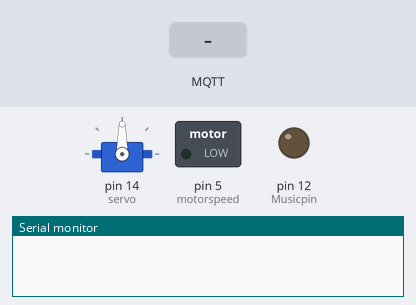
A sketch run on a simulated Arduino Uno, built with avr-gcc and run on an emulated ATmega328P. On the bench: servo, switched loads named in the sketch (green lamp = pin HIGH), output pins drawn as LEDs (lit = HIGH), the last lines printed to the serial monitor. Inputs (shaded band) come from the test bench. No MQTT or app messages arrive unless stated; pins used as bus, display or sensor lines are not drawn.

Above: at 2.3 s.
2.4 s: MQTT message "5" arrives on the first subscribed topic
At 3.3 s:
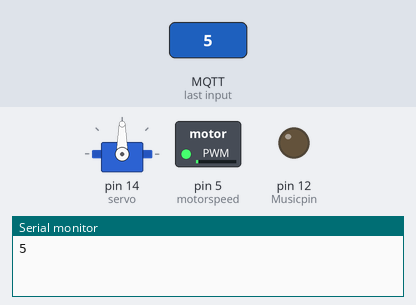
3.9 s: MQTT message "200" arrives on the second subscribed topic
At 4.4 s:
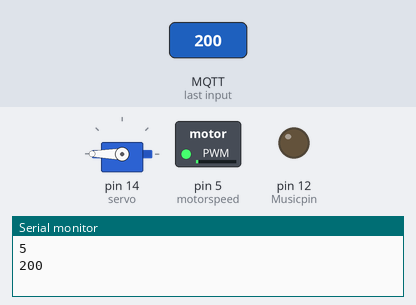
5.4 s: MQTT message "1" arrives on the second subscribed topic
At 6.6 s:
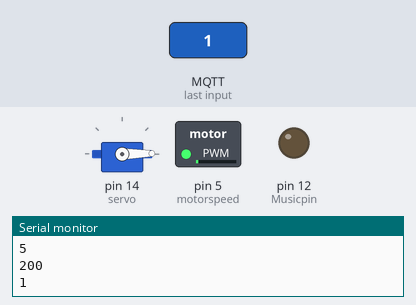
6.9 s: MQTT message "90" arrives on the third subscribed topic
At 7.9 s:
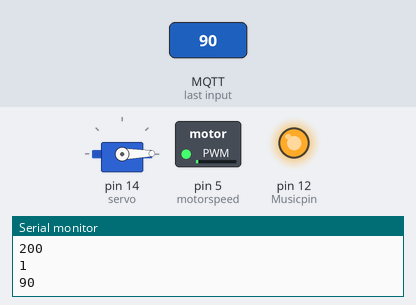
8.4 s: MQTT message "90" arrives on the second subscribed topic
At 9.0 s:
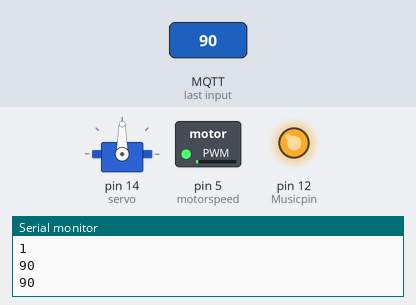
9.9 s: MQTT message "200" arrives on the second subscribed topic
At 10.2 s:
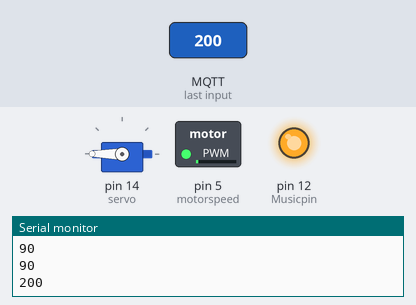
Timing chart, 0 to 12.4 s (numbered marks = the images above; inputs shaded):
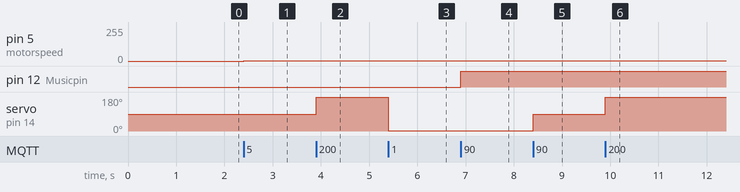

Measured:
- after the input at 2.4 s, pin 5 (motorspeed): 0/255 → 2/255 at once
- after the input at 3.9 s, servo on pin 14 (servo): 90° → 180° at once
- after the input at 5.4 s, servo on pin 14 (servo): 180° → 1° at once
- after the input at 6.9 s, pin 12 (Musicpin): LOW → HIGH at once
- after the input at 8.4 s, servo on pin 14 (servo): 1° → 90° at once
- after the input at 9.9 s, servo on pin 14 (servo): 90° → 180° at once

The sketch:

Mqtt_robotstyr.ino
```cpp
#include <EspMQTTClient.h>      //including the libraries used in the code
#include <Servo.h>

Servo servo;
#define motorspeed 5          //Defining all the pinnames to the pins used
#define motordir 0
#define Musicpin 12

void onConnectionEstablished();       //Defining the client void to execute in the void loop

EspMQTTClient client(
  "DOVADO-109bc",     //WiFi SSID
  "pggphpij",   //WiFi Password
  "maqiatto.com",  // MQTT broker ip
  1883,             // MQTT broker port
  "edvin.vare@abbindustrigymnasium.se", // MQTT username
  "Edvinsrobot",       // MQTT password
  "Edvinhello",          // Client name
  onConnectionEstablished, // Connection established callback
  true,             // Enable web updater
  true              // Enable debug messages
);

void setup() {
  servo.attach(14);     //Defining which GPIO-pins thats being used aswell as defining them as inputs or outputs
  pinMode(motorspeed, OUTPUT);
  pinMode(motordir, OUTPUT);
  pinMode(12, OUTPUT);
  Serial.begin(115200);       //Setting up a serial monitor for the comunication port thats being used for development on the NodeMCU
}

void onConnectionEstablished()          //Describing what the void is going to do
{
  client.subscribe("edvin.vare@abbindustrigymnasium.se/ttmotor", [] (const String & payload) {      //Subscribing to the ttmotor topic on the MQTT-broker
    int Speed = payload.toInt();        //converting the payloadstring into a integer
    if (Speed < 0) {                    //if the value is below 0 it calculates values to drive in reverse
      int BRot = -Speed;     //Making the value positive
      int Backa = sqrt(BRot);        //Squarerooting the value because the value from the slider is made to be more sensitive on lower values,
                                     //because the motor doesn´t drive lower than 500/600 out of 1024
      analogWrite(motorspeed, Backa);   //Writing the speed of the motor
      digitalWrite(motordir, 0);      //And the direction (reverse)
      Serial.println(Backa);      //printing the speed so if something is wrong you can check what the speed should be
    }
    else if (Speed > 0) {       //doing the same thing but for forward dirving
      int FRot = sqrt(Speed);
      analogWrite(motorspeed, FRot);
      digitalWrite(motordir, 1);  //except writing the direction as forward
      Serial.println(Speed);
    }
    else {
      analogWrite(motorspeed, 0);   //And if the value isn´t comprehendable or 0 it stops
    }


  });
  client.subscribe("edvin.vare@abbindustrigymnasium.se/servo", [] (const String & payload) {    //Subscribing to the servotopic
    Serial.println(payload);
    int Angle = payload.toInt();
    servo.write(Angle);         //writes the value of the payload as a integer as the angle of the servo
  });
  client.subscribe("edvin.vare@abbindustrigymnasium.se/music", [] (const String & payload) {      //Subscribes to the topic of the music controll
    Serial.println(payload);
    int musicplay = payload.toInt();
    digitalWrite(Musicpin, musicplay);        //Write the value on/off to the extarnal Arduino UNO that manages the playing of the music
  });
}
void loop() {
  client.loop();      //looping the previosly described loop
}
```
